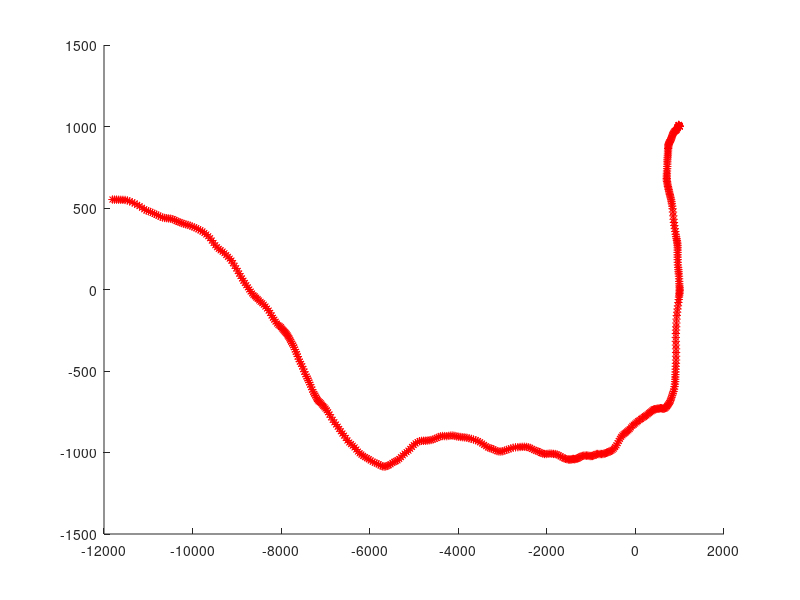

MATLAB code for this plot:
clear all
close all

randn('seed',50); % initialisation du générateur pseudo-aléatoire de matlab à la valeur 50,
                  % cette initialisation sert à ........................

ts=1; % ...............................
A=[1 0 ts 0;0 1 0 ts;0 0 1 0;0 0 0 1];% ...............................
B=[ts^2/2 0;0 ts^2/2;ts 0;0 ts];% ...............................
sigma = 2;% % ...............................
N=500;% % ...............................

x=1000*ones(2,1);%vecteur initialisation de la position de la cible correspond à  x(0|0)
V=zeros(2,1);    %vecteur .....................correspond à ..... 
z=[x;V];         % vecteur  ............
trajectoire=[];  % vecteur pour stocker ...........................

for n = 1:N,
   u= sigma*randn(2,1);% génération du ........., sigma est ......
   z= A*z+B*u;         % équation de ....... pour ..........
   x1=z(1);
   x2=z(2);
   hold on
   plot(x1,x2,'*-r')    % visualisation de .......
   pause(0.001)         % attendre ..... sec avant de ...........
   trajectoire=[trajectoire [x1;x2]];  % trajectoire contient .......
 end


save Traj trajectoire;  % enregistrer la variable trajectoire dans Traj.mat
